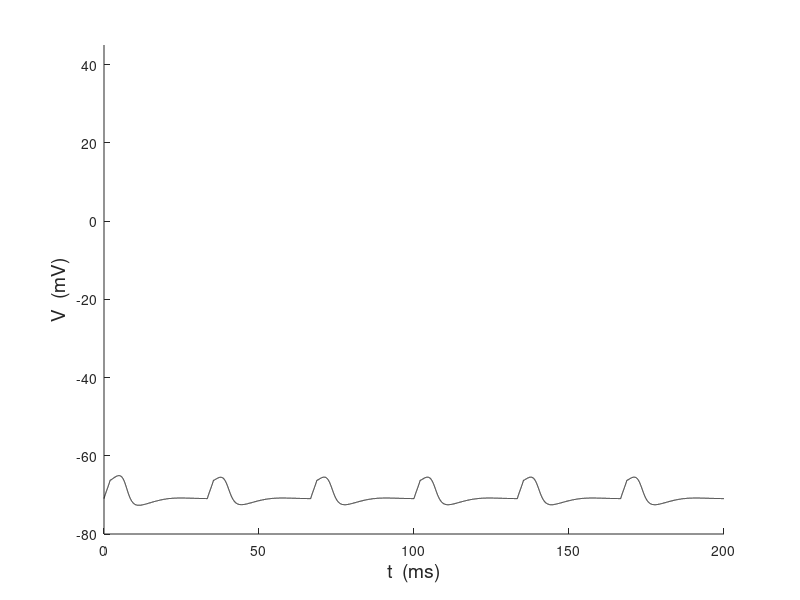
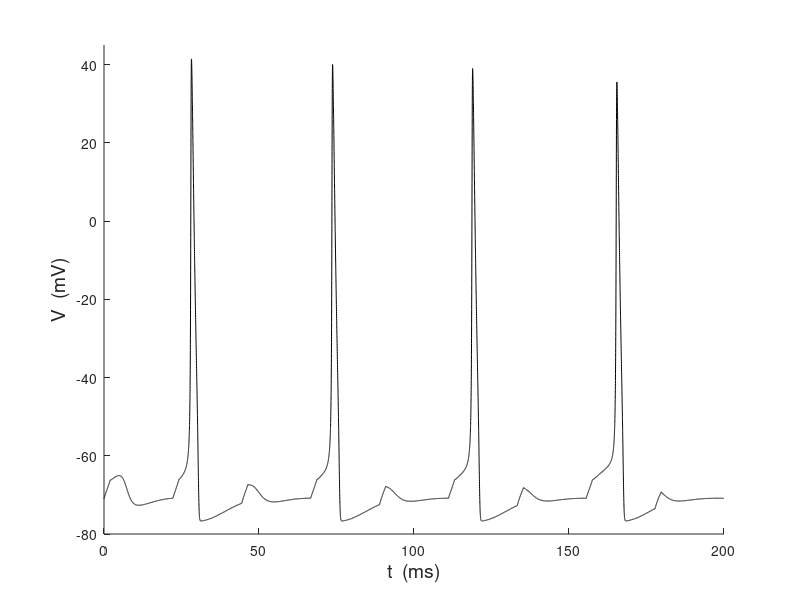
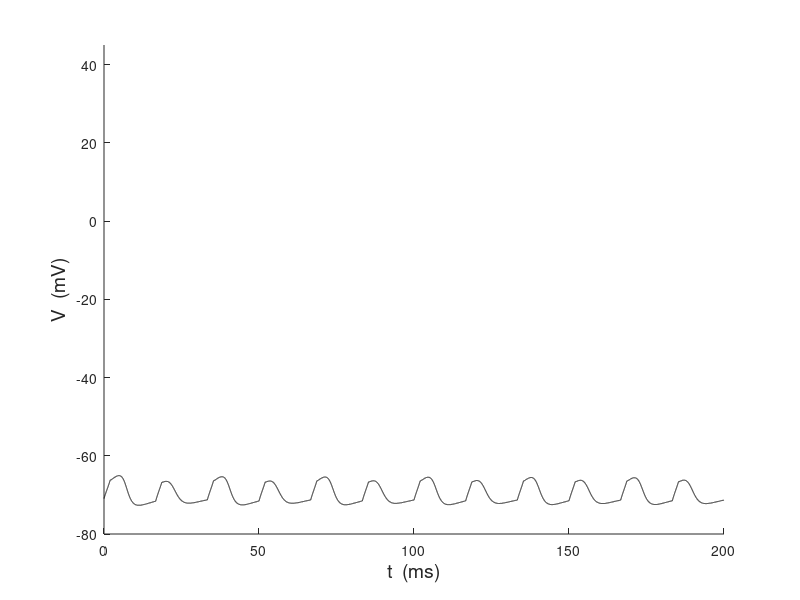

Write MATLAB code to recreate these figures, in order.
%
%  Gabbiani & Cox, Mathematics for Neuroscientists
%
% drive stEper
%
%  stEperdrive
%

function stEperdrive

figure
[t,V]=stEper(0.01,200,35,1000/30); 
plot(t,V,'k')
xlabel('t  (ms)','fontsize',14)
ylabel('V  (mV)','fontsize',14)
box off
ylim([-80 45])

figure
[t,V]=stEper(0.01,200,35,1000/45); 
plot(t,V,'k')
xlabel('t  (ms)','fontsize',14)
ylabel('V  (mV)','fontsize',14)
box off
ylim([-80 45])

figure
[t,V]=stEper(0.01,200,35,1000/60); 
plot(t,V,'k')
xlabel('t  (ms)','fontsize',14)
ylabel('V  (mV)','fontsize',14)
box off
ylim([-80 45])

%
% stEper.m, 
%
% staggered Euler on the active sphere
%
% usage:  [t,v] = stEper(dt,Tfin,I0,per)
%
% example:  [t,v] = stEper(0.01,50,20,20)
%

function [t,V] = stEper(dt,Tfin,I0,per)

A = 4*pi*(1e-6);% (cm)^2

E = struct('K', -77, 'Na', 56, 'Cl', -68); % reversal potentials, mV

G = struct('K', 36, 'Na', 120, 'Cl', 0.3);  % channel conductances, mS/cm^2

Vr = fsolve(@(V) Iss(V,E,G),-71)   % find rest potential 

Nt = ceil(Tfin/dt);
t = zeros(Nt,1); V = t;
t(1) = 0;
V(1) = Vr;
n = an(Vr)/(an(Vr)+bn(Vr));  
m = am(Vr)/(am(Vr)+bm(Vr));  
h = ah(Vr)/(ah(Vr)+bh(Vr));  

td = 1/dt;

for j = 2:Nt;

      t(j) = (j-1)*dt;

      %Istim = I0*(t(j)-dt/2>5)*(t(j)-dt/2<7)*(1e-6);
      Istim = I0*(mod(t(j)-dt/2,per)<2)*(1e-6);
      
      a = an(V(j-1));  b = bn(V(j-1)); c = (a+b)/2;
      n = ( (td-c)*n + a ) / (td + c);
      
      cK = G.K*n^4;
      
      a = am(V(j-1));  b = bm(V(j-1)); c = (a+b)/2;
      m = ( (td-c)*m + a ) / (td + c);
      
      a = ah(V(j-1));  b = bh(V(j-1)); c = (a+b)/2;
      h = ( (td-c)*h + a ) / (td + c);
      
      cNa = G.Na*m^3*h;
      
      top = 2*V(j-1)*td + cK*E.K + cNa*E.Na + G.Cl*E.Cl + Istim/A;
      
      bot = 2*td + cK + cNa + G.Cl;
      
      Vmid = top/bot;

      V(j) = 2*Vmid - V(j-1); 

end

function val = Iss(V,E,G)
val = G.Na*(am(V)/(am(V)+bm(V)))^3*(ah(V)/(ah(V)+bh(V)))*(V-E.Na) + ...
      G.K*(an(V)/(an(V)+bn(V)))^4*(V-E.K) + G.Cl*(V-E.Cl);

function val = an(V)
val = .01*(10-(V+71))./(exp(1-(V+71)/10)-1);

function val = bn(V)
val = .125*exp(-(V+71)/80);

function val = am(V)
val = .1*(25-(V+71))./(exp(2.5-(V+71)/10)-1);

function val = bm(V)
val = 4*exp(-(V+71)/18);

function val = ah(V)
val = 0.07*exp(-(V+71)/20);

function val = bh(V)
val = 1./(exp(3-(V+71)/10)+1);
